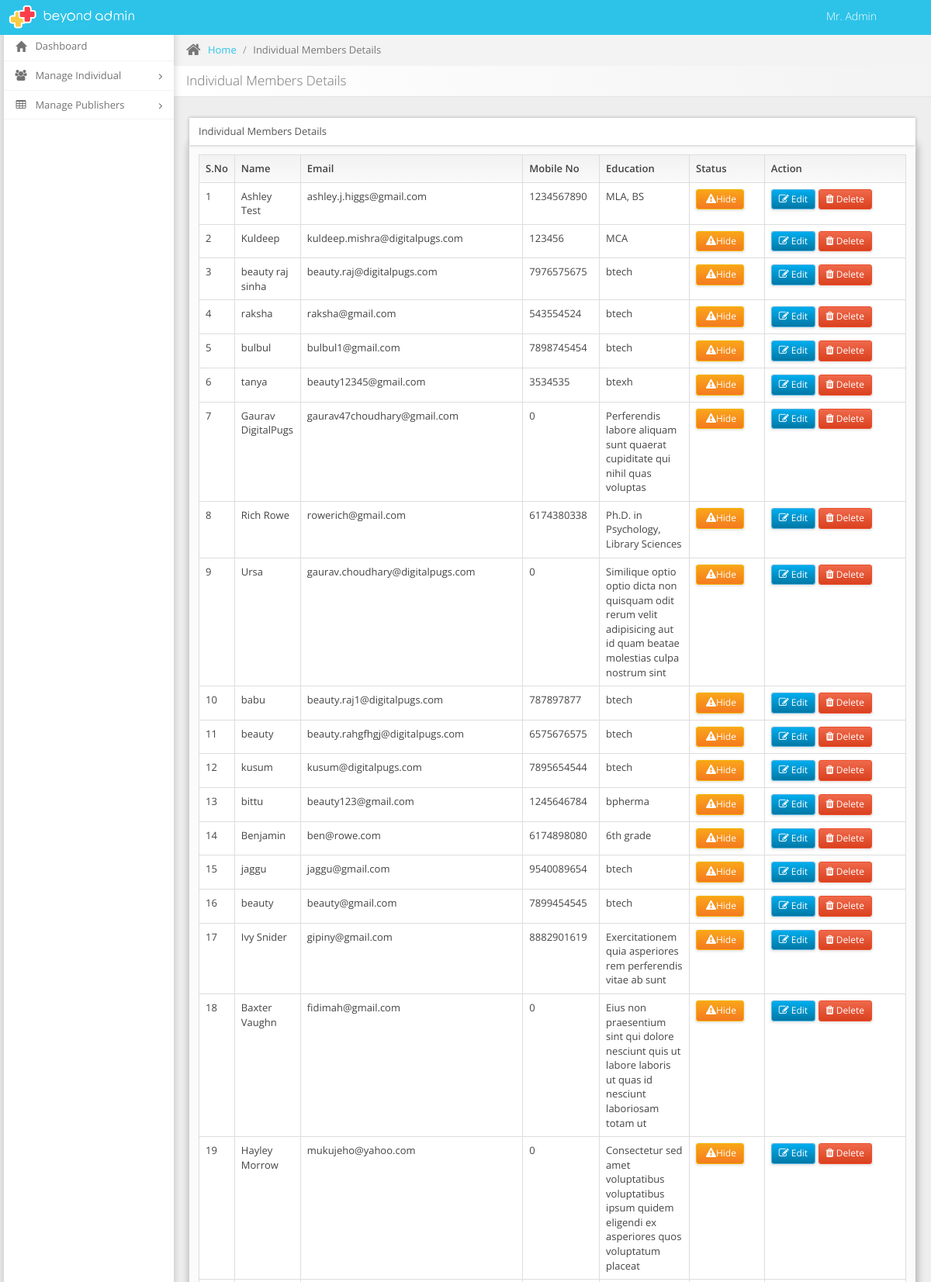
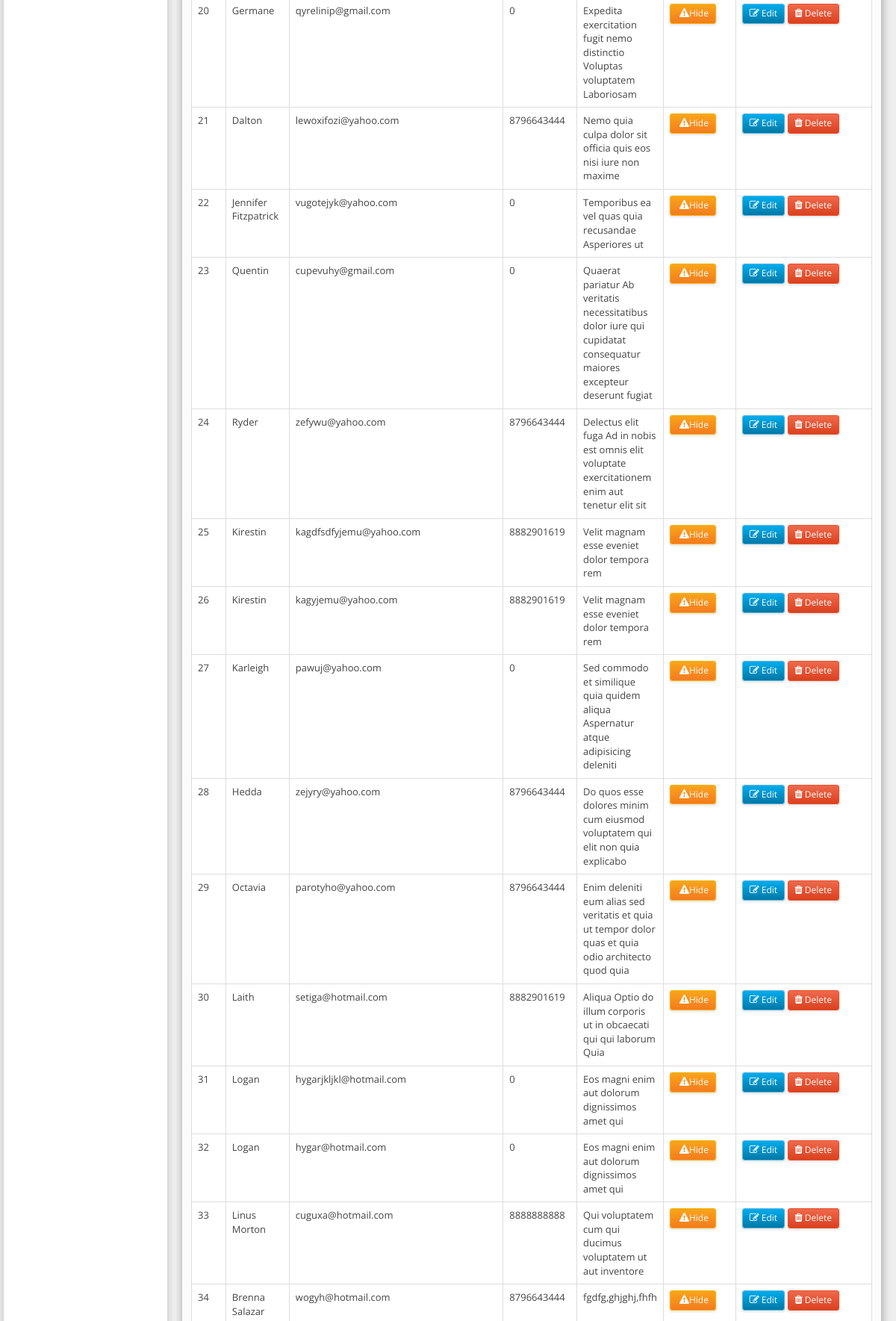
The app's page /admin/individual-details.php (signed in, upper part) with its own data (2 pictures, top to bottom).
### tables this page shows
CREATE TABLE `tbl_individual_member` (
  `id` int(11) NOT NULL,
  `name` varchar(255) NOT NULL,
  `location` varchar(255) DEFAULT NULL,
  `work_type` varchar(255) DEFAULT NULL,
  `w_other` varchar(255) NOT NULL,
  `education` varchar(255) DEFAULT NULL,
  `work_history` varchar(255) DEFAULT NULL,
  `hours_perweak` varchar(255) NOT NULL,
  `email` varchar(255) NOT NULL,
  `mob` bigint(15) NOT NULL,
  `phone` bigint(15) NOT NULL,
  `office_phone` bigint(15) NOT NULL,
  `other_phone` bigint(15) NOT NULL,
  `skype` varchar(255) NOT NULL,
  `facebook` varchar(255) NOT NULL,
  `street` varchar(255) NOT NULL,
  `city` varchar(255) NOT NULL,
  `state` varchar(255) DEFAULT NULL,
  `zip` varchar(255) NOT NULL,
  `dob` date NOT NULL,
  `pic` varchar(255) NOT NULL,
  `resume` varchar(255) NOT NULL,
  `citizenship` varchar(255) NOT NULL,
  `l_name` varchar(255) NOT NULL,
  `pass` varchar(255) NOT NULL,
  `status` varchar(200) NOT NULL,
  `add_date` date NOT NULL,
  `last_update` date NOT NULL,
  `publisher` int(11) NULL
);

### admin/class/class.admin.php (called while the page is built, shortened)
<?php
class ADMIN
{
  private $conn;
	public function __construct()
	{
		$database = new Database();
		$db = $database->dbConnection();
		$this->conn = $db;
  }
  public function runQuery($sql)
	{
		$stmt = $this->conn->prepare($sql);
		return $stmt;
	}
}
?>

### admin/individual-details.php (the view, shortened to what this page needs)
<?php
include('include/header.php');
require_once("class/class.admin.php");
include('include/sidebar.php');
$count =1;
$sql = $admin->runQuery("SELECT * FROM `tbl_individual_member` where `status`='Active' ORDER BY `id` DESC");
$sql->execute();
$row = $sql->fetchAll(PDO::FETCH_ASSOC);
 ?>
            <div class="page-content">
                <div class="page-breadcrumbs breadcrumbs-fixed">
                    <ul class="breadcrumb">
                        <li>
                            <i class="fa fa-home"></i>
                            <a href="dashboard">Home</a>
                        </li>
                        <li class="active">Individual Members Details</li>
                    </ul>
                </div>
                <div class="page-header position-relative page-header-fixed">
                    <div class="header-title">
                        <h1>
                            Individual Members Details
                        </h1>
                    </div>
                </div>
                <div class="page-body">
                    <div class="row">
                        <div class="col-lg-12 col-md-12 col-sm-12 col-xs-12">
                           <div class="row">
                                <div class="col-lg-12 col-sm-12 col-xs-12">
                                   <div class="widget">
                                <div class="widget-header ">
                                    <div class="widget-caption">
                                  Individual Members Details</div>
                                </div>
                                <div class="widget-body">
                                    <table class="table table-responsive table-bordered table-hover" id="expandabledatatable">
                                    <thead>
                                        <tr>
                                            <th>
                                               S.No
                                            </th>
                                            <th>
                                                 Name
                                            </th>
											<th>
                                                Email
                                            </th>
											<th>
                                                Mobile No
                                            </th>
											<th>
                                                Education
                                            </th>
											<th>
											Status
											</th>
                                            <th  width="20%">
                                                Action
                                            </th>
                                        </tr>
                                    </thead>
                                    <tbody>
                                    <?php foreach ($row as $row) { ?>
                                        <tr class="record">
                                            <td width="5%">
                                                <?php echo $count++; ?>
                                            </td>
                                            <td width="8%">
                                                <?php echo $row['name']; ?>
                                            </td>
											<td>
                                                <?php echo $row['email']; ?>
                                            </td>
											<td width="8%">
                                                <?php echo $row['mob'];?>
                                            </td>
											<td width="5%">
                                                <?php echo $row['education']; ?>
                                            </td>
											<td>
											 <a href="javascript:void(0);"  class="btn btn-sm btn-warning shiny hides" id="<?php echo $row['id'];?>"><i class="fa fa-warning right"></i>Hide</a>
											</td>
											<td>
       <a href="edit-individual?id=<?php echo base64_encode($row['id']); ?>" class="btn btn-sm btn-info shiny editvoucher"><i class="fa fa-edit"></i>Edit</a>
	 <a href="javascript:void(0);" class="btn btn-sm btn-darkorange shiny delete" id="<?php echo $row['id'];?>"><i class="fa fa-trash"></i>Delete </a>
                                            </td>
                                        </tr>
									<?php } ?>
                                    </tbody>
                                </table>
                                </div>
                            </div>
                                </div>
                            </div>
                        </div>
                    </div>
                </div>
            </div>
        <?php include("include/footer.php"); ?>

### records on screen
tbl_individual_member: name "Ashley Test", email "ashley.j.higgs@gmail.com", mob "1234567890", education "MLA, BS"
tbl_individual_member: name "Kuldeep", email "kuldeep.mishra@digitalpugs.com", mob "123456", education "MCA"
tbl_individual_member: name "beauty raj sinha", email "beauty.raj@digitalpugs.com", mob "7976575675", education "btech"
tbl_individual_member: name "raksha", email "raksha@gmail.com", mob "543554524", education "btech"
tbl_individual_member: name "bulbul", email "bulbul1@gmail.com", mob "7898745454", education "btech"
tbl_individual_member: name "tanya", email "beauty12345@gmail.com", mob "3534535", education "btexh"
tbl_individual_member: name "Gaurav DigitalPugs", email "gaurav47choudhary@gmail.com", mob "0", education "Perferendis labore aliquam sunt quaerat cupiditate qui nihil quas voluptas"
tbl_individual_member: name "Rich Rowe", email "rowerich@gmail.com", mob "6174380338", education "Ph.D. in Psychology, Library Sciences"
tbl_individual_member: name "Ursa", email "gaurav.choudhary@digitalpugs.com", mob "0", education "Similique optio optio dicta non quisquam odit rerum velit adipisicing aut id quam beatae molestias culpa nostrum sint"
tbl_individual_member: name "babu", email "beauty.raj1@digitalpugs.com", mob "787897877", education "btech"
tbl_individual_member: name "beauty", email "beauty.rahgfhgj@digitalpugs.com", mob "6575676575", education "btech"
tbl_individual_member: name "kusum", email "kusum@digitalpugs.com", mob "7895654544", education "btech"
tbl_individual_member: name "bittu", email "beauty123@gmail.com", mob "1245646784", education "bpherma"
tbl_individual_member: name "Benjamin", email "ben@rowe.com", mob "6174898080", education "6th grade"
tbl_individual_member: name "jaggu", email "jaggu@gmail.com", mob "9540089654", education "btech"
tbl_individual_member: name "beauty", email "beauty@gmail.com", mob "7899454545", education "btech"
tbl_individual_member: name "Ivy Snider", email "gipiny@gmail.com", mob "8882901619", education "Exercitationem quia asperiores rem perferendis vitae ab sunt"
tbl_individual_member: name "Baxter Vaughn", email "fidimah@gmail.com", mob "0", education "Eius non praesentium sint qui dolore nesciunt quis ut labore laboris ut quas id nesciunt laboriosam totam ut"
tbl_individual_member: name "Hayley Morrow", email "mukujeho@yahoo.com", mob "0", education "Consectetur sed amet voluptatibus voluptatibus ipsum quidem eligendi ex asperiores quos voluptatum placeat"
tbl_individual_member: name "Germane", email "qyrelinip@gmail.com", mob "0", education "Expedita exercitation fugit nemo distinctio Voluptas voluptatem Laboriosam"
tbl_individual_member: name "Dalton", email "lewoxifozi@yahoo.com", mob "8796643444", education "Nemo quia culpa dolor sit officia quis eos nisi iure non maxime"
tbl_individual_member: name "Jennifer Fitzpatrick", email "vugotejyk@yahoo.com", mob "0", education "Temporibus ea vel quas quia recusandae Asperiores ut"
tbl_individual_member: name "Quentin", email "cupevuhy@gmail.com", mob "0", education "Quaerat pariatur Ab veritatis necessitatibus dolor iure qui cupidatat consequatur maiores excepteur deserunt fugiat"
tbl_individual_member: name "Ryder", email "zefywu@yahoo.com", mob "8796643444", education "Delectus elit fuga Ad in nobis est omnis elit voluptate exercitationem enim aut tenetur elit sit"
tbl_individual_member: name "Kirestin", email "kagdfsdfyjemu@yahoo.com", mob "8882901619", education "Velit magnam esse eveniet dolor tempora rem"
tbl_individual_member: name "Kirestin", email "kagyjemu@yahoo.com", mob "8882901619", education "Velit magnam esse eveniet dolor tempora rem"
tbl_individual_member: name "Karleigh", email "pawuj@yahoo.com", mob "0", education "Sed commodo et similique quia quidem aliqua Aspernatur atque adipisicing deleniti"
tbl_individual_member: name "Hedda", email "zejyry@yahoo.com", mob "8796643444", education "Do quos esse dolores minim cum eiusmod voluptatem qui elit non quia explicabo"
tbl_individual_member: name "Octavia", email "parotyho@yahoo.com", mob "8796643444", education "Enim deleniti eum alias sed veritatis et quia ut tempor dolor quas et quia odio architecto quod quia"
tbl_individual_member: name "Laith", email "setiga@hotmail.com", mob "8882901619", education "Aliqua Optio do illum corporis ut in obcaecati qui qui laborum Quia"
tbl_individual_member: name "Logan", email "hygarjkljkl@hotmail.com", mob "0", education "Eos magni enim aut dolorum dignissimos amet qui"
tbl_individual_member: name "Logan", email "hygar@hotmail.com", mob "0", education "Eos magni enim aut dolorum dignissimos amet qui"
tbl_individual_member: name "Linus Morton", email "cuguxa@hotmail.com", mob "8888888888", education "Qui voluptatem cum qui ducimus voluptatem ut aut inventore"
tbl_individual_member: name "Brenna Salazar", email "wogyh@hotmail.com", mob "8796643444", education "fgdfg,ghjghj,fhfh"
